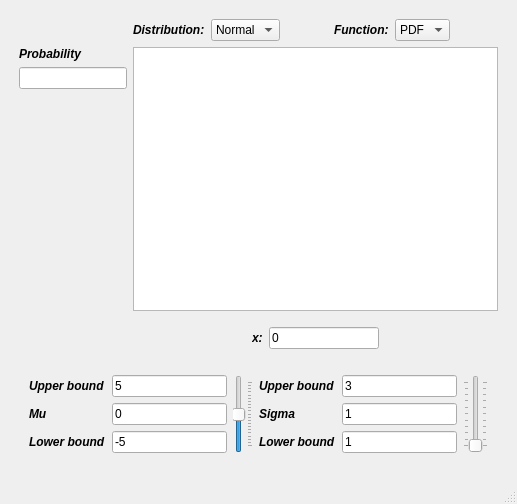
<?xml version="1.0" encoding="UTF-8"?>
<ui version="4.0">
 <class>MainWindow</class>
 <widget class="QMainWindow" name="MainWindow">
  <property name="geometry">
   <rect>
    <x>0</x>
    <y>0</y>
    <width>517</width>
    <height>504</height>
   </rect>
  </property>
  <property name="windowTitle">
   <string>MainWindow</string>
  </property>
  <widget class="QWidget" name="centralwidget">
   <layout class="QVBoxLayout" name="verticalLayout_2">
    <item>
     <layout class="QGridLayout" name="gridLayout_2" rowstretch="0,6,0,0" columnstretch="0,1" rowminimumheight="1,2,2,3">
      <property name="leftMargin">
       <number>10</number>
      </property>
      <property name="topMargin">
       <number>10</number>
      </property>
      <property name="rightMargin">
       <number>10</number>
      </property>
      <property name="bottomMargin">
       <number>10</number>
      </property>
      <item row="0" column="1">
       <layout class="QHBoxLayout" name="horizontalLayout_2">
        <item>
         <widget class="QLabel" name="label_distri">
          <property name="font">
           <font>
            <weight>75</weight>
            <italic>true</italic>
            <bold>true</bold>
           </font>
          </property>
          <property name="text">
           <string>Distribution:</string>
          </property>
         </widget>
        </item>
        <item>
         <widget class="QComboBox" name="comboBox_distri">
          <item>
           <property name="text">
            <string>Normal</string>
           </property>
          </item>
          <item>
           <property name="text">
            <string>t</string>
           </property>
          </item>
         </widget>
        </item>
        <item>
         <spacer name="horizontalSpacer">
          <property name="orientation">
           <enum>Qt::Horizontal</enum>
          </property>
          <property name="sizeHint" stdset="0">
           <size>
            <width>40</width>
            <height>20</height>
           </size>
          </property>
         </spacer>
        </item>
        <item>
         <widget class="QLabel" name="label_func">
          <property name="font">
           <font>
            <weight>75</weight>
            <italic>true</italic>
            <bold>true</bold>
           </font>
          </property>
          <property name="text">
           <string>Function:</string>
          </property>
         </widget>
        </item>
        <item>
         <widget class="QComboBox" name="comboBox_func">
          <item>
           <property name="text">
            <string>PDF</string>
           </property>
          </item>
          <item>
           <property name="text">
            <string>CDF</string>
           </property>
          </item>
         </widget>
        </item>
        <item>
         <spacer name="horizontalSpacer_2">
          <property name="orientation">
           <enum>Qt::Horizontal</enum>
          </property>
          <property name="sizeHint" stdset="0">
           <size>
            <width>40</width>
            <height>20</height>
           </size>
          </property>
         </spacer>
        </item>
       </layout>
      </item>
      <item row="1" column="0">
       <layout class="QVBoxLayout" name="verticalLayout">
        <item>
         <widget class="QLabel" name="label_prob">
          <property name="font">
           <font>
            <weight>75</weight>
            <italic>true</italic>
            <bold>true</bold>
           </font>
          </property>
          <property name="text">
           <string>Probability</string>
          </property>
         </widget>
        </item>
        <item>
         <widget class="QLineEdit" name="lineEdit_prob"/>
        </item>
        <item>
         <spacer name="verticalSpacer">
          <property name="orientation">
           <enum>Qt::Vertical</enum>
          </property>
          <property name="sizeHint" stdset="0">
           <size>
            <width>20</width>
            <height>40</height>
           </size>
          </property>
         </spacer>
        </item>
        <item>
         <widget class="Line" name="line">
          <property name="orientation">
           <enum>Qt::Vertical</enum>
          </property>
         </widget>
        </item>
       </layout>
      </item>
      <item row="1" column="1">
       <widget class="PlotWidget" name="graphics"/>
      </item>
      <item row="2" column="1">
       <layout class="QHBoxLayout" name="horizontalLayout">
        <property name="leftMargin">
         <number>10</number>
        </property>
        <property name="topMargin">
         <number>10</number>
        </property>
        <property name="rightMargin">
         <number>10</number>
        </property>
        <property name="bottomMargin">
         <number>10</number>
        </property>
        <item>
         <spacer name="horizontalSpacer_3">
          <property name="orientation">
           <enum>Qt::Horizontal</enum>
          </property>
          <property name="sizeHint" stdset="0">
           <size>
            <width>40</width>
            <height>20</height>
           </size>
          </property>
         </spacer>
        </item>
        <item>
         <widget class="QLabel" name="label_x">
          <property name="font">
           <font>
            <weight>75</weight>
            <italic>true</italic>
            <bold>true</bold>
           </font>
          </property>
          <property name="text">
           <string>x:</string>
          </property>
         </widget>
        </item>
        <item>
         <widget class="QLineEdit" name="lineEdit_x">
          <property name="text">
           <string>0</string>
          </property>
         </widget>
        </item>
        <item>
         <spacer name="horizontalSpacer_4">
          <property name="orientation">
           <enum>Qt::Horizontal</enum>
          </property>
          <property name="sizeHint" stdset="0">
           <size>
            <width>40</width>
            <height>20</height>
           </size>
          </property>
         </spacer>
        </item>
       </layout>
      </item>
      <item row="3" column="0" colspan="2">
       <layout class="QGridLayout" name="gridLayout">
        <property name="leftMargin">
         <number>10</number>
        </property>
        <property name="topMargin">
         <number>10</number>
        </property>
        <property name="rightMargin">
         <number>10</number>
        </property>
        <property name="bottomMargin">
         <number>10</number>
        </property>
        <item row="0" column="0">
         <widget class="QLabel" name="label_muup">
          <property name="font">
           <font>
            <weight>75</weight>
            <italic>true</italic>
            <bold>true</bold>
           </font>
          </property>
          <property name="text">
           <string>Upper bound</string>
          </property>
         </widget>
        </item>
        <item row="0" column="1">
         <widget class="QLineEdit" name="lineEdit_muup">
          <property name="text">
           <string>5</string>
          </property>
         </widget>
        </item>
        <item row="0" column="2" rowspan="3">
         <widget class="QSlider" name="verticalSlider_mu">
          <property name="layoutDirection">
           <enum>Qt::LeftToRight</enum>
          </property>
          <property name="minimum">
           <number>-10</number>
          </property>
          <property name="maximum">
           <number>10</number>
          </property>
          <property name="pageStep">
           <number>20</number>
          </property>
          <property name="orientation">
           <enum>Qt::Vertical</enum>
          </property>
          <property name="tickPosition">
           <enum>QSlider::TicksBelow</enum>
          </property>
         </widget>
        </item>
        <item row="0" column="3">
         <widget class="QLabel" name="label_sigup">
          <property name="font">
           <font>
            <weight>75</weight>
            <italic>true</italic>
            <bold>true</bold>
           </font>
          </property>
          <property name="text">
           <string>Upper bound</string>
          </property>
         </widget>
        </item>
        <item row="0" column="4">
         <widget class="QLineEdit" name="lineEdit_sigup">
          <property name="text">
           <string>3</string>
          </property>
         </widget>
        </item>
        <item row="0" column="5" rowspan="3">
         <widget class="QSlider" name="verticalSlider_2">
          <property name="layoutDirection">
           <enum>Qt::LeftToRight</enum>
          </property>
          <property name="singleStep">
           <number>2</number>
          </property>
          <property name="value">
           <number>0</number>
          </property>
          <property name="sliderPosition">
           <number>0</number>
          </property>
          <property name="orientation">
           <enum>Qt::Vertical</enum>
          </property>
          <property name="invertedAppearance">
           <bool>false</bool>
          </property>
          <property name="tickPosition">
           <enum>QSlider::TicksBothSides</enum>
          </property>
         </widget>
        </item>
        <item row="1" column="0">
         <widget class="QLabel" name="label_mu">
          <property name="font">
           <font>
            <weight>75</weight>
            <italic>true</italic>
            <bold>true</bold>
           </font>
          </property>
          <property name="text">
           <string>Mu</string>
          </property>
         </widget>
        </item>
        <item row="1" column="1">
         <widget class="QLineEdit" name="lineEdit_mu">
          <property name="text">
           <string>0</string>
          </property>
         </widget>
        </item>
        <item row="1" column="3">
         <widget class="QLabel" name="label_sig">
          <property name="font">
           <font>
            <weight>75</weight>
            <italic>true</italic>
            <bold>true</bold>
           </font>
          </property>
          <property name="text">
           <string>Sigma</string>
          </property>
         </widget>
        </item>
        <item row="1" column="4">
         <widget class="QLineEdit" name="lineEdit_sig">
          <property name="text">
           <string>1</string>
          </property>
         </widget>
        </item>
        <item row="2" column="0">
         <widget class="QLabel" name="label_mulow">
          <property name="font">
           <font>
            <weight>75</weight>
            <italic>true</italic>
            <bold>true</bold>
           </font>
          </property>
          <property name="text">
           <string>Lower bound</string>
          </property>
         </widget>
        </item>
        <item row="2" column="1">
         <widget class="QLineEdit" name="lineEdit_mulow">
          <property name="text">
           <string>-5</string>
          </property>
         </widget>
        </item>
        <item row="2" column="3">
         <widget class="QLabel" name="label_siglow">
          <property name="font">
           <font>
            <weight>75</weight>
            <italic>true</italic>
            <bold>true</bold>
           </font>
          </property>
          <property name="text">
           <string>Lower bound</string>
          </property>
         </widget>
        </item>
        <item row="2" column="4">
         <widget class="QLineEdit" name="lineEdit_siglow">
          <property name="text">
           <string>1</string>
          </property>
         </widget>
        </item>
       </layout>
      </item>
     </layout>
    </item>
   </layout>
  </widget>
  <widget class="QMenuBar" name="menubar">
   <property name="geometry">
    <rect>
     <x>0</x>
     <y>0</y>
     <width>517</width>
     <height>36</height>
    </rect>
   </property>
  </widget>
  <widget class="QStatusBar" name="statusbar"/>
 </widget>
 <customwidgets>
  <customwidget>
   <class>PlotWidget</class>
   <extends>QGraphicsView</extends>
   <header location="global">pyqtgraph</header>
   <container>1</container>
  </customwidget>
 </customwidgets>
 <resources/>
 <connections/>
</ui>
